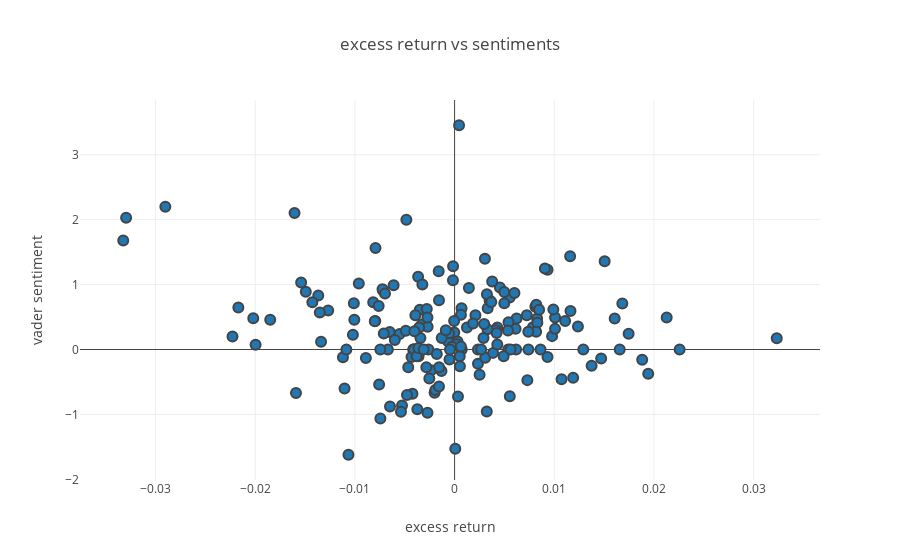
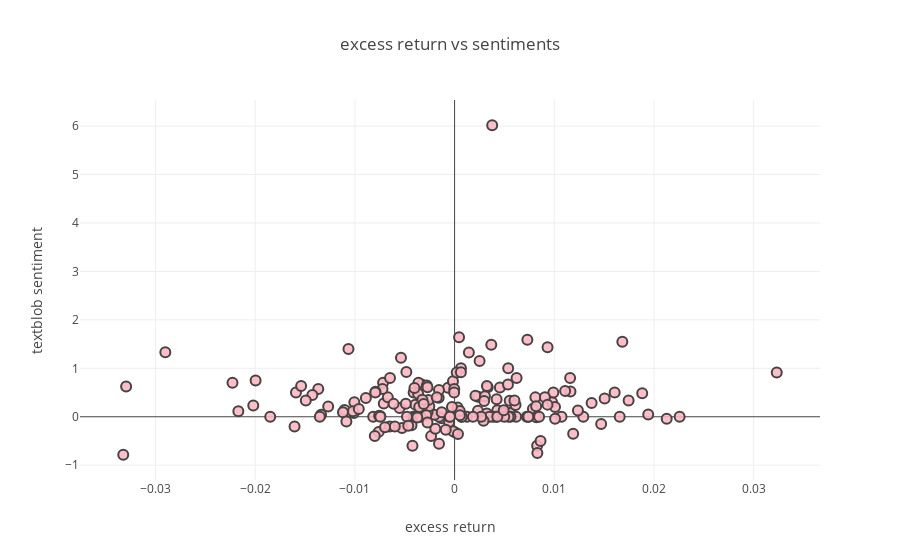

Here is the notebook cell these charts were saved with, in order:
### Markdown cell above
### Tweets about GOOG

### Code cell
T_GOOG = get_alpha_tweetsent_table(alpha_goog, t_goog, 'GOOG')
print(alpha_sent_stat_analysis(T_GOOG))
plot_alpha_corr_vader(T_GOOG)
plot_alpha_corr_textblob(T_GOOG)

### Figure 1 — Plotly figure (JSON) as saved in the notebook; plotly's stock layout.template omitted (floating-point values rounded to 4 significant figures; data arrays with more than 128 entries replaced by an {"elided": "..."} marker saying what was removed)
{"data": [{"marker": {"line": {"width": 2}, "size": 10}, "mode": "markers", "type": "scatter", "uid": "4b8588b1-b145-4cf3-9412-350e4f7dabcf", "x": {"elided": "182 float values"}, "y": {"elided": "182 float values"}}], "layout": {"title": {"text": "excess return vs sentiments"}, "xaxis": {"title": {"text": "excess return"}}, "yaxis": {"title": {"text": "vader sentiment"}}}}

### Figure 2 — Plotly figure (JSON) as saved in the notebook; plotly's stock layout.template omitted (floating-point values rounded to 4 significant figures; data arrays with more than 128 entries replaced by an {"elided": "..."} marker saying what was removed)
{"data": [{"marker": {"color": "rgba(255, 182, 193, .9)", "line": {"width": 2}, "size": 10}, "mode": "markers", "type": "scatter", "uid": "6ee66612-e0e5-432d-aa30-1f40fd11e6cf", "x": {"elided": "182 float values"}, "y": {"elided": "182 float values"}}], "layout": {"title": {"text": "excess return vs sentiments"}, "xaxis": {"title": {"text": "excess return"}}, "yaxis": {"title": {"text": "textblob sentiment"}}}}
